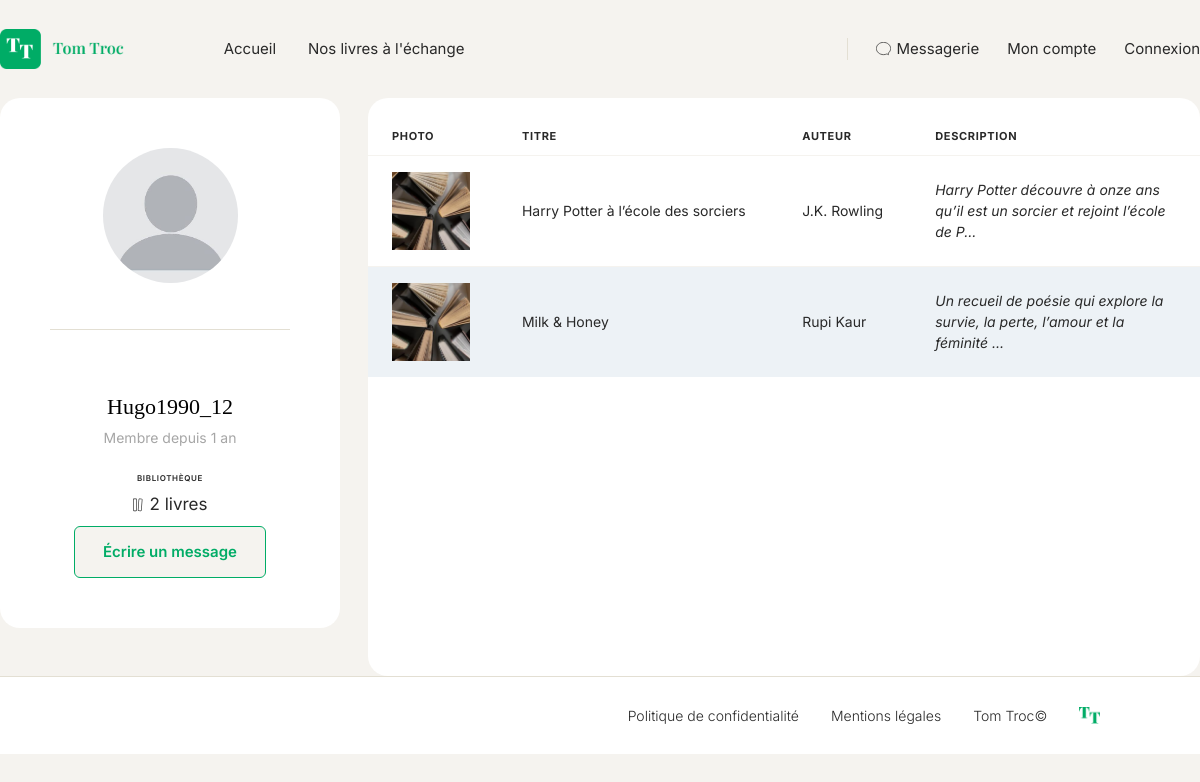
/compte/5, run on the app's committed database.
### tables this page shows
CREATE TABLE users (
    id INT AUTO_INCREMENT PRIMARY KEY,
    username VARCHAR(50) NOT NULL UNIQUE,
    email VARCHAR(255) NOT NULL UNIQUE,
    password VARCHAR(255) NOT NULL,
    avatar VARCHAR(255) NULL,
    created_at TIMESTAMP DEFAULT CURRENT_TIMESTAMP
);

CREATE TABLE books (
    id INT AUTO_INCREMENT PRIMARY KEY,

    owner_id INT NOT NULL,

    title VARCHAR(255) NOT NULL,
    author VARCHAR(255) NOT NULL,
    image VARCHAR(255) NULL,
    description TEXT NULL,
    available BOOLEAN NOT NULL DEFAULT FALSE,

    FOREIGN KEY (owner_id) REFERENCES users(id)
);

### services/AbstractController.php (called while the page is built, shortened)
<?php
abstract class AbstractController
{
    protected function render(string $view, array $data = []): void
    {
        extract($data);
        $viewFile = dirname(__DIR__) . '/views/' . $view . '.php';
        require $viewFile;
        require dirname(__DIR__) . '/views/main.php';
    }
}

### controllers/CompteController.php (called while the page is built, shortened)
<?php
class CompteController extends AbstractController
{
    public function compte(string $id): void
    {
        $userManager = new UserManager();
        $user = $userManager->getUserById($id);
        $bookManager = new BookManager();
        $books = $bookManager->getBooksByOwnerId($user->getId());
        $this->render('compte/compte', [
            'title' => $user->getUsername(),
            'user' => $user,
            'books' => $books,
            'memberSince' => $this->getMemberSince($user->getCreatedAt()),
        ]);
    }
    private function getMemberSince($createdAt): string
    {
        $created = new DateTime($createdAt);
        $now = new DateTime();
        $interval = $created->diff($now);
        if ($interval->y > 0) {
            return $interval->y . ' an' . ($interval->y > 1 ? 's' : '');
        } elseif ($interval->m > 0) {
            return $interval->m . ' mois';
        } else {
            return $interval->d . ' jour' . ($interval->d > 1 ? 's' : '');
        }
    }
}

### index.php (called while the page is built, shortened)
<?php
$router = new Router();
$router->add('', 'AccueilController', 'accueil');
$router->add('accueil', 'AccueilController', 'accueil');
$router->add('nos-livres', 'LivreController', 'livres');
$router->add('livre/add', 'LivreController', 'ajouter');
$router->add('livre/{id}', 'LivreController', 'livre');
$router->add('livre/{id}/update', 'LivreController', 'modification');
$router->add('livre/{id}/delete', 'LivreController', 'suppression');
$router->add('inscription', 'AuthentificationController', 'inscription');
$router->add('connexion', 'AuthentificationController', 'connexion');
$router->add('deconnexion', 'AuthentificationController', 'logout');
$router->add('compte/{id}', 'CompteController', 'compte');
$router->add('mon-compte', 'CompteController', 'monCompte');
$router->add('messages', 'MessageController', 'message');
$router->add('message/{id}', 'MessageController', 'message');
$router->add('message/{id}/nouveau', 'MessageController', 'nouveau');
$router->add('message/{id}/envoyer', 'MessageController', 'envoyer');
$router->dispatch($_SERVER['REQUEST_URI']);

### services/DBManager.php (called while the page is built, shortened)
<?php
class DBManager
{
    private static $instance;
    private $db;
    private function __construct()
    {
        $this->db = new PDO('mysql:host=' . DB_HOST . ';dbname=' . DB_NAME . ';charset=utf8', DB_USER, DB_PASS);
        $this->db->setAttribute(PDO::ATTR_ERRMODE, PDO::ERRMODE_EXCEPTION);
        $this->db->setAttribute(PDO::ATTR_DEFAULT_FETCH_MODE, PDO::FETCH_ASSOC);
    }
    public static function getInstance() : DBManager
    {
        if (!self::$instance) {
            self::$instance = new DBManager();
        }
        return self::$instance;
    }
    public function getPDO() : PDO
    {
        return $this->db;
    }
}

### services/AbstractManager.php (called while the page is built, shortened)
<?php
abstract class AbstractManager {
    public function __construct()
    {
        $this->db = DBManager::getInstance();
    }
}

### managers/UserManager.php (called while the page is built, shortened)
<?php
class UserManager extends AbstractManager
{
    public function getUserById(string $id): ?User
    {
        $sql = "SELECT *
                FROM users
                WHERE id = :id";
        $query = $this->db->getPDO()->prepare($sql);
        $query->execute(['id' => $id]);
        $data = $query->fetch();
        $user = new User($data);
        return $user;
    }
}

### services/AbstractEntity.php (called while the page is built, shortened)
<?php
abstract class AbstractEntity
{
    protected int $id = -1;
    protected function hydrate(array $data) : void
    {
        foreach ($data as $key => $value) {
            $method = 'set' . str_replace('_', '', ucwords($key, '_'));
        }
    }
    public function setId(int $id) : void
    {
        $this->id = $id;
    }
    public function getId() : int
    {
        return $this->id;
    }
}

### models/User.php (called while the page is built, shortened)
<?php
class User extends AbstractEntity
{
    private string $username;
    private ?string $avatar;
    public function getUsername(): string
    {
        return $this->username;
    }
    public function setUsername(string $username): void
    {
        $this->username = $username;
    }
    public function getAvatar(): ?string
    {
        return $this->avatar;
    }
    public function setAvatar(?string $avatar): void
    {
        $this->avatar = $avatar;
    }
}

### managers/BookManager.php (called while the page is built, shortened)
<?php
class BookManager extends AbstractManager
{
    public function getBooksByOwnerId(string $ownerId): array
    {
        $sql = "SELECT *
                FROM books
                WHERE owner_id LIKE :owner_id";
        $query = $this->db->getPDO()->prepare($sql);
        $query->execute(['owner_id' => $ownerId]);
        $books = [];
        while ($data = $query->fetch()) {
            $books[] = new Book($data);
        }
        return $books;
    }
}

### models/Book.php (called while the page is built, shortened)
<?php
class Book extends AbstractEntity
{
    private string $title;
    private string $author;
    private ?string $image = null;
    private ?string $description = null;
    public function getTitle(): string
    {
        return $this->title;
    }
    public function setTitle(string $title): void
    {
        $this->title = $title;
    }
    public function getAuthor(): string
    {
        return $this->author;
    }
    public function setAuthor(string $author): void
    {
        $this->author = $author;
    }
    public function getImage(): ?string
    {
        return $this->image;
    }
    public function setImage(?string $image): void
    {
        $this->image = $image;
    }
    public function getDescription(): ?string
    {
        return $this->description;
    }
    public function setDescription(?string $description): void
    {
        $this->description = $description;
    }
}

### views/compte/compte.php (the view)
<div class="container compte-public">
    <div class="account__panels">
        <div class="card profile-card">
            <img src="assets/images/<?= htmlspecialchars($user->getAvatar() ?? 'profil.jpg') ?>" alt="Avatar de <?= htmlspecialchars($user->getUsername()) ?>" class="profile-card__avatar">
            <hr class="profile-card__divider">
            <p class="profile-card__username"><?= htmlspecialchars($user->getUsername()) ?></p>
            <p class="profile-card__member-since">Membre depuis <?= htmlspecialchars($memberSince) ?></p>
            <p class="profile-card__label">Bibliothèque</p>
            <p class="profile-card__book-count"><img src="assets/images/bibliothèque.svg"><?= count($books) ?> livre<?= count($books) > 1 ? 's' : '' ?></p>
            <a href="message/<?= htmlspecialchars($user->getId()) ?>/nouveau" class="button button--outline profile-card__contact-button">
                Écrire un message
            </a>
        </div>
    </div>
    <div class="card account-books">
        <table class="account-books__table">
            <thead>
                <tr>
                    <th>Photo</th>
                    <th>Titre</th>
                    <th>Auteur</th>
                    <th>Description</th>
                </tr>
            </thead>
            <tbody>
                <?php foreach ($books as $book): ?>
                    <tr>
                        <td>
                            <img src="assets/images/<?= htmlspecialchars($book->getImage() ?? 'livre.jpg') ?>" alt="Couverture de <?= htmlspecialchars($book->getTitle()) ?>" class="account-books__thumbnail">
                        </td>
                        <td>
                            <a href="livre/<?= htmlspecialchars($book->getId()) ?>">
                                <?= htmlspecialchars($book->getTitle()) ?>
                            </a>
                        </td>
                        <td><?= htmlspecialchars($book->getAuthor()) ?></td>
                        <td class="account-books__description">
                            <?= htmlspecialchars(mb_strimwidth($book->getDescription(), 0, 80, '...')) ?>
                        </td>
                    </tr>
                <?php endforeach; ?>
            </tbody>
        </table>
    </div>
</div>

### services/Router.php (shortened to what this page needs)
<?php
class Router
{
    private array $routes = [];
    public function add(string $uri, string $controller, string $method): void
    {
        $uri = trim($uri, '/');
        $pattern = preg_replace('#\{[a-zA-Z_]+\}#', '([^/]+)', $uri);
        $pattern = '#^' . $pattern . '$#';
        $this->routes[] = [
            'pattern' => $pattern,
            'controller' => $controller,
            'method' => $method,
        ];
    }
    public function dispatch(string $uri): void
    {
        $path = parse_url($uri, PHP_URL_PATH);
        $path = trim($path, '/');
        foreach ($this->routes as $route) {
            if (preg_match($route['pattern'], $path, $matches)) {
                array_shift($matches);
                $method = $route['method'];
                $controller = new $controllerClass();
                $controller->$method(...$matches);
                return;
            }
        }
    }
}

### assets/css/base.css (style rules this page uses)
* { box-sizing: border-box; margin: 0; padding: 0; }
img { max-width: 100%; display: block; }
a { color: inherit; text-decoration: none; }
:root { --color-bg: #F5F3EF; --color-bg-soft: #FAF9F7; --color-bg-muted: #EFEBE1; --color-surface: #FFFFFF; --color-primary: #00AC66; --color-primary-dark: #23875A; --color-text: black; --color-text-muted: #292929; --color-text-faint: #A6A6A6; --color-border: #E3DFD3; --color-danger-bg: #C56D6D; --color-danger-text: white; --color-form-field: #EDF2F6; --color-form-field-border: #F0F0F0; --color-disponible: #6DC5A1; --color-indisponible: #C56D6D; --color-supprimer: #CB2D2D; --font-display: 'Playfair Display', Georgia, 'Times New Roman', serif; --font-body: 'Inter', -apple-system, BlinkMacSystemFont, 'Segoe UI', Helvetica, Arial, sans-serif; --container-width: 1200px; --section-padding-y: 96px; --radius-sm: 6px; --radius-md: 10px; }
body { font-family: var(--font-body); color: var(--color-text); background-color: var(--color-bg); line-height: 1.5; }
.container { max-width: var(--container-width); margin: 0 auto; padding: 0px; }

### assets/css/components.css (style rules this page uses)
.button { display: inline-block; font-size: 15px; font-weight: 600; padding: 14px 28px; border-radius: var(--radius-sm); transition: background-color 0.2s ease, color 0.2s ease, border-color 0.2s ease; }
.button--outline { background-color: var(--color-bg); color: var(--color-primary); border: 1.5px solid var(--color-primary); }
.card { background-color: var(--color-surface); border-radius: 20px; padding: 50px; }

### assets/css/pages/mon-compte.css (style rules this page uses)
.account__panels { display: flex; gap: 24px; margin-bottom: 48px; }
.profile-card { display: flex; flex-direction: column; flex: 1 1 360px; text-align: center; align-items: center; }
.profile-card__avatar { width: 135px; height: 135px; border-radius: 50%; object-fit: cover; margin: 0 auto 6px; }
.profile-card__divider { width: 240px; border: none; border-top: 1px solid var(--color-border); margin: 40px 0 60px 0; align-items: center; }
.profile-card__username { font-family: var(--font-display); font-weight: 400; font-size: 22px; color: var(--color-text); margin-bottom: 4px; }
.profile-card__member-since { font-size: 14px; color: var(--color-text-faint); margin-bottom: 24px; }
.profile-card__label { font-size: 8px; font-weight: 600; letter-spacing: 0.08em; text-transform: uppercase; color: var(--color-text-muted); margin-bottom: 8px; }
.profile-card__book-count { font-size: 17px; color: var(--color-text-muted); display: flex; flex-direction: row; justify-content: center; gap: 7px; }
.profile-card__book-count img { height: auto; width: 10px; }
.profile-card__contact-button { margin-top: 8px; }
.account-books { padding: 0; overflow: hidden; width: 100%; }
.account-books__table { width: 100%; border-collapse: collapse; color: var(--color-text-muted); }
.account-books__table a { color: var(--color-text-muted); }
.account-books__table thead th { text-align: left; font-size: 11px; font-weight: 700; letter-spacing: 0.06em; text-transform: uppercase; padding: 30px 24px 10px 24px; }
.account-books__table tbody tr:nth-child(even) { background-color: var(--color-form-field); }
.account-books__table td { padding: 16px 24px; font-size: 14px; color: var(--color-text-muted); vertical-align: middle; border-top: 1px solid var(--color-bg); }
.account-books__thumbnail { width: 78px; height: 78px; object-fit: cover; }
.account-books__description { font-style: italic; max-width: 280px; }
.compte-public { display: flex; flex-direction: row; gap: 28px; }
.compte-public > .account__panels { width: 33%; height: min-content; }

### data on the page
users: username "Hugo1990_12"
books: title "Harry Potter à l’école des sorciers", author "J.K. Rowling", description "Harry Potter découvre à onze ans qu’il est un sorcier et rejoint l’école de P..."
books: title "Milk & Honey", author "Rupi Kaur", description "Un recueil de poésie qui explore la survie, la perte, l’amour et la féminité ..."

### other printed values
count($books) "2"
